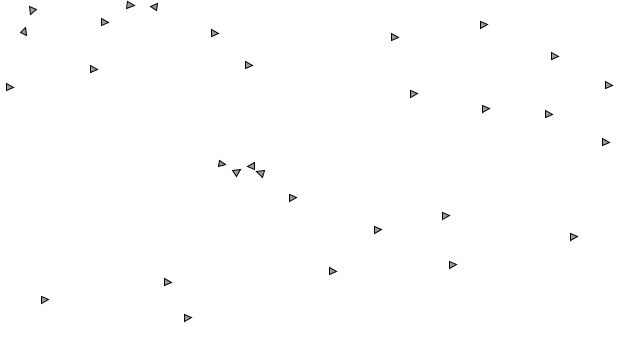
Frame 1 (no input)
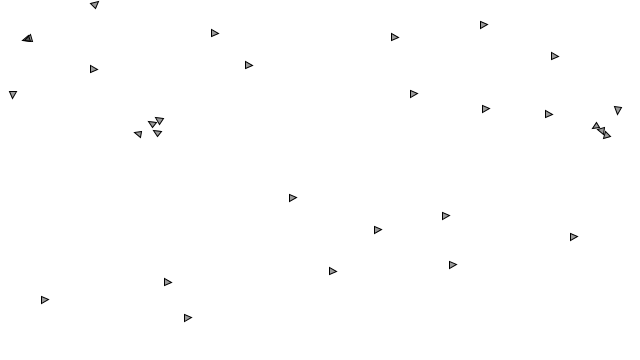
Frame 60 (the mouse pressed at the canvas centre just before this capture)
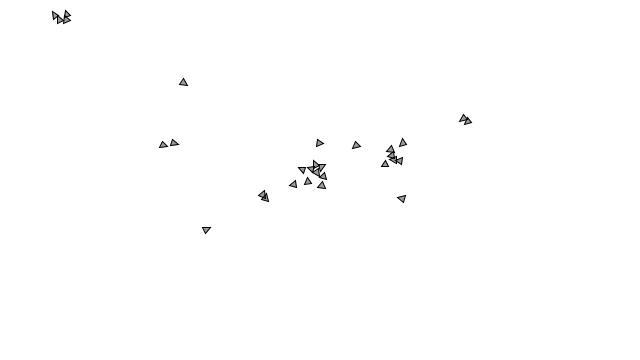
Frame 120 (the mouse held since frame 60 and released just before this capture)

The Processing sketch that drew these frames (run headless with seeded random() and noise(); from frame 60 on, the mouse is pressed at the canvas centre):

// Processing sketch: FlockBehaviour
// ── FlockBehaviour.pde
ArrayList<Vehicle> vehicles;

void setup() {
  size(640, 360);
  vehicles = new ArrayList<Vehicle>();
  for(int i = 0; i<30; i++) {
   vehicles.add(new Vehicle(new PVector(random(width), random(height)), 1, 5, 0.1));
  }
  
}



void draw() {
  background(255);
  
  if(mousePressed) {
     for(Vehicle v : vehicles) {
      v.seekTo(new PVector(mouseX, mouseY)); 
     }
  }
  
  
  for(Vehicle v : vehicles) {
    v.flock(vehicles);
    v.update(); 
  }
  
}
  
// ── Classes.pde
class Vehicle {

  PVector location;
  PVector velocity;
  PVector acceleration;
  float mass;
  float maxspeed;
  float maxforce;

  Vehicle(PVector location, float mass, float maxspeed, float maxforce) {
    this.location = location.copy();
    this.velocity = new PVector();
    this.acceleration = new PVector();
    this.mass = mass;
    this.maxspeed = maxspeed;
    this.maxforce = maxforce;
  }

  Vehicle(float x, float y, float mass, float maxspeed, float maxforce) {
    this.location = new PVector(x, y);
    this.velocity = new PVector();
    this.acceleration = new PVector();
    this.mass = mass;
    this.maxspeed = maxspeed;
    this.maxforce = maxforce;
  }


  void display() {
    fill(0, 100);
    stroke(0);
    float angle = velocity.heading();

    pushMatrix();

    translate(location.x, location.y);
    rotate(angle);

    triangle(mass*3.5, 0, 
      -3.5*mass, 3.5*mass, 
      -3.5*mass, -3.5*mass);
    popMatrix();
  }

  void checkEdges() {
    if (location.x > width) {
      location.x = 0;
    } else if (location.x < 0) {
      location.x = width;
    }

    if (location.y > height) {
      location.y = 0;
    } else if (location.y < 0) {
      location.y = height;
    }
  }

  PVector separate(ArrayList<Vehicle> flock) {
    PVector sum = new PVector();
    int count = 0;
    float desired_distance = 6*mass;

    for (Vehicle v : flock) {
      PVector vec = PVector.sub(location, v.location);
      float d = vec.mag();
      if ((d > 0) && (d < desired_distance)) {
        vec.normalize();
        vec.div(d);
        sum.add(vec);
        count++;
      }
    }

    if (count != 0) {
      sum.div(count);
      sum.normalize();
      sum.mult(maxspeed);

      PVector steer = PVector.sub(sum, velocity);
      steer.limit(maxforce);

      return steer;
    }
    return sum;
  }

  PVector align(ArrayList<Vehicle> flock) {
    PVector sum = new PVector();
    float neighbor_dist = mass * 12;
    int count = 0;
    for (Vehicle v : flock) {
           float d = PVector.dist(location, v.location);
      if ((d > 0) && (d < neighbor_dist)) {
        sum.add(v.velocity); 
        count++;
      }
    }
    if(count > 0) {
      sum.div(count);
      sum.normalize();
      
    sum.setMag(maxspeed);

    PVector steer = PVector.sub(sum, velocity);
    steer.limit(maxforce);
    return steer;
    } else {
       return new PVector(); 
    }
  }
  
  PVector cohesion(ArrayList<Vehicle> flock) {
   float neighbor_dist = mass * 30;
   PVector sum = new PVector();
   int count = 0;
   
   for(Vehicle v: flock) {
     PVector dir = PVector.sub(v.location, location);
    float d = dir.mag();
    if((d > 0) && (d < neighbor_dist)) {
     sum.add(v.location);
     count++;
    }
     
   }
   
   if(count > 0) {
    sum.div(count);
    return seek(sum);
   } else {
     return new PVector();
   }
  }

  void flock(ArrayList<Vehicle> flock) {
    PVector sep = separate(flock);
    PVector ali = align(flock);
    PVector coh = cohesion(flock);

    sep.mult(5.8);
    ali.mult(1.2);
    coh.mult(2.0);

    applyForce(sep);
    applyForce(ali);
    applyForce(coh);
  }
  void step() {
    checkEdges();
    velocity.add(acceleration);
    velocity.limit(maxspeed);
    location.add(velocity);  

    acceleration.mult(0);
  }

  void applyForce(PVector force) {
    PVector action = force.copy();
    action.div(mass);
    acceleration.add(action);
  }

  PVector seek(PVector target) {
    PVector desired = PVector.sub(target, location);
    desired.normalize();
    desired.mult(maxspeed);
    PVector steer = PVector.sub(desired, velocity);
    steer.limit(maxforce);
    return steer;
  }

  void seekTo(PVector target) {
    applyForce(seek(target));
  }


  void update() {
    step();
    display();
  }
}
